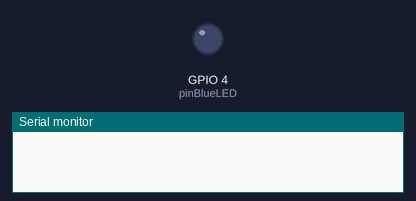
Bench run of a program on a simulated ESP32. On the bench: output pins drawn as LEDs (lit = HIGH), the last lines printed to the serial monitor.

Above: at 0.0 s.
At 1.1 s:
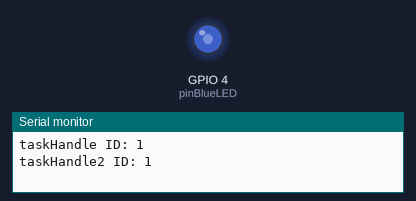
Timing chart, 0 to 2.6 s (numbered marks = the images above):
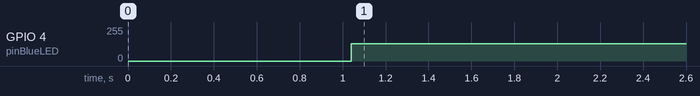

The program:

main.cpp
```cpp
#include <Arduino.h>

#define SerialDebug  false

#define PRO_CPU 0
#define APP_CPU 1

static const int pinBlueLED = GPIO_NUM_4;

void taskToggleBlueLED(void *pvParameter) {

  portTickType delay = *(portTickType*)pvParameter;

  while(1) {
    digitalWrite(pinBlueLED, HIGH);
    vTaskDelay(delay/portTICK_PERIOD_MS);
    digitalWrite(pinBlueLED, LOW);
    vTaskDelay(delay/portTICK_PERIOD_MS);
  }
}

//////////////////////////////////////////////////////
// First comment below, then uncomment


void taskToggleBlueLED2(void *pvParameter) {

  portTickType delay = *(portTickType*)pvParameter;

  digitalWrite(pinBlueLED, LOW);
  vTaskDelay(delay/portTICK_PERIOD_MS);
}

void setup() {
  Serial.begin(115200);
  delay(1000);
  pinMode(pinBlueLED, OUTPUT);
  int32_t timeDelay = 500;
  TaskHandle_t taskHandle;


  //////////////////////////////////////////////////////
  // First comment below, then uncomment

  int32_t timeDelay2 = 323;
  TaskHandle_t taskHandle2;

  xTaskCreatePinnedToCore(          // Use xTaskCreate() in vanilla FreeRTOS
              taskToggleBlueLED,    // Function to be called
              "Toggle BLUE LED",    // Name of task
              1024,                 // Stack size (bytes in ESP32, words in FreeRTOS)
              (void*)&timeDelay,         // Parameter to pass to function
              uxTaskPriorityGet(NULL),   // Task priority (0 to configMAX_PRIORITIES - 1)
              &taskHandle,         // Task handle
              PRO_CPU);     // core No.


  //////////////////////////////////////////////////////
  // First comment below, then uncomment

  xTaskCreatePinnedToCore(taskToggleBlueLED2,
                          "Toggle Blue LED2",
                          1024,
                          (void*)&timeDelay2,
                          uxTaskPriorityGet(NULL),
                          &taskHandle,
                          APP_CPU);   // change to PRO_CPU. What will happen?

  Serial.println("taskHandle ID: " + String(uxTaskPriorityGet(taskHandle)));

  //////////////////////////////////////////////////////
  // First comment below, then uncomment

  Serial.println("taskHandle2 ID: " + String(uxTaskPriorityGet(taskHandle2)));
}

void loop() {
  // DO nothing
}
```

Measured:
- by itself, GPIO 4 (pinBlueLED): 0/255 → 128/255 at 1.0 s
